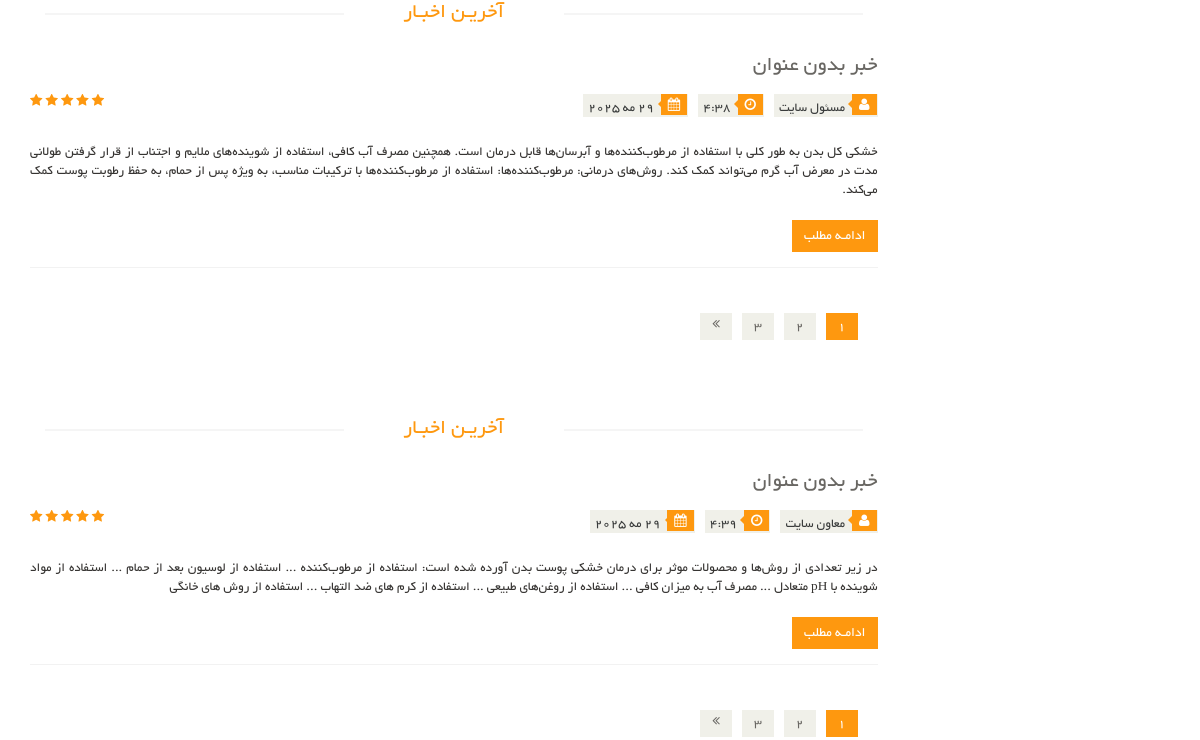
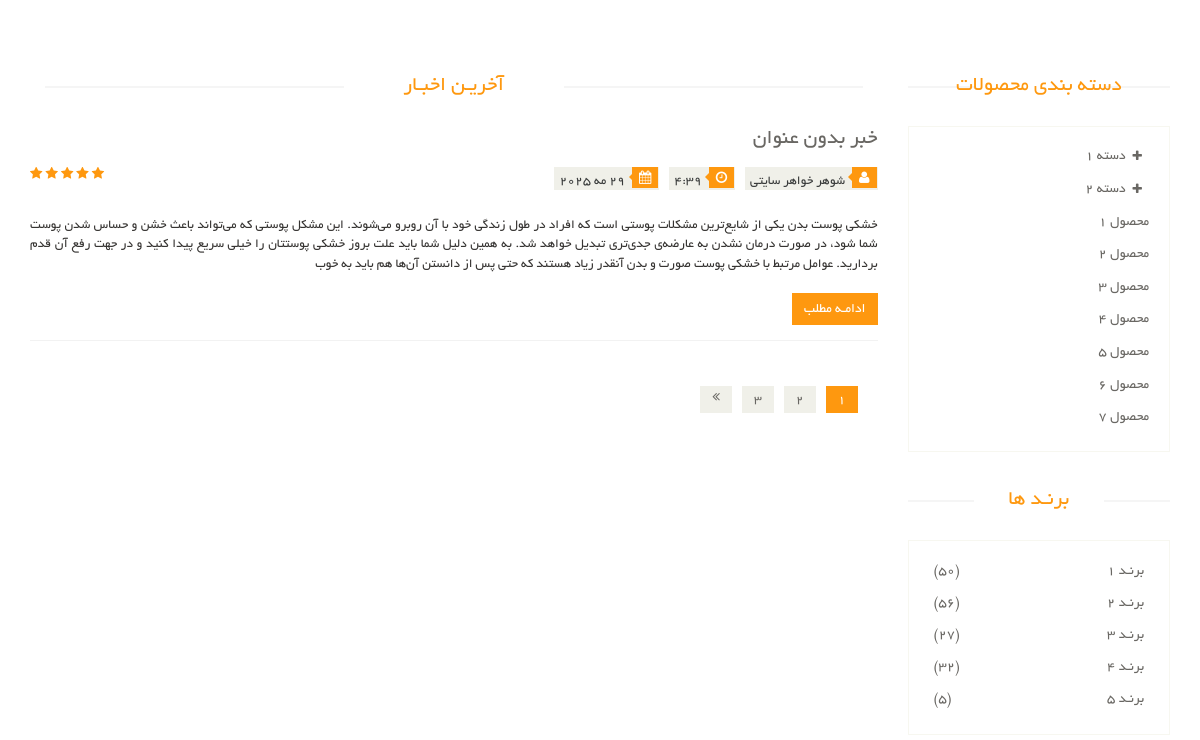
Before: /news/ (upper part) with the older database file (2 pictures, top to bottom).
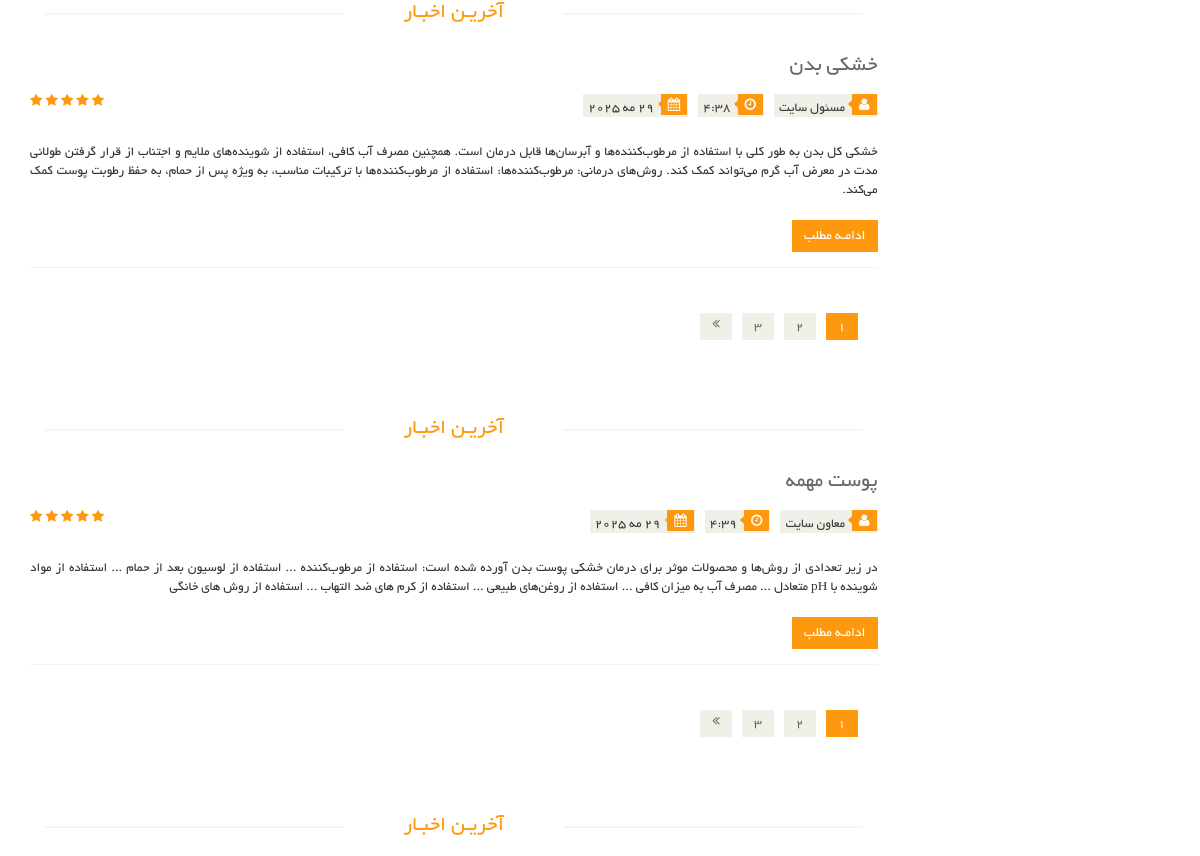
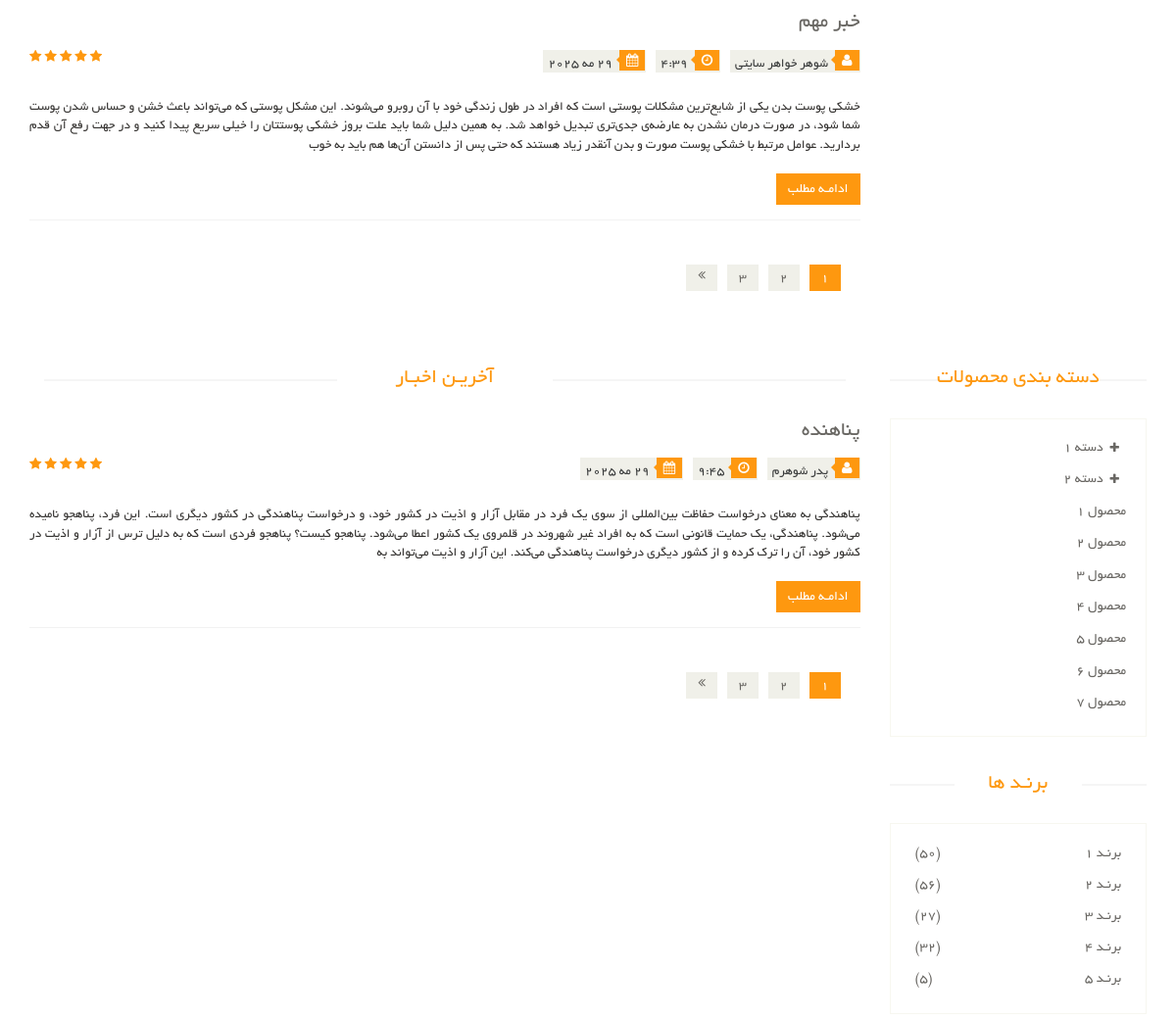
After: the same page with the newer database file (2 pictures, top to bottom).
### news_app/models.py (models this page shows, shortened)
class News(models.Model):
    news_name = models.CharField(max_length=200 , verbose_name= 'نام خبر' , default='خبر بدون عنوان')
    user = models.CharField(max_length=200, verbose_name='نام کاربر')
    date = models.DateField(auto_now_add=True, verbose_name='تاریح انتشار')
    time = models.TimeField(auto_now_add=True, verbose_name='ساعت انتشار')
    news = models.CharField(max_length=400, verbose_name='اخبار ما')
    images = models.ImageField(upload_to='products/', verbose_name='اضافه کردن عکس خبر', null=True, blank=True)
    class Meta:
        verbose_name = 'خبر'
        verbose_name_plural = 'اخبار'

### news_app/views.py (the view)
# urls.py: path('news/' , news , name='news'),
def news(request):
    news_site = News.objects.all()
    return render(request , 'nesw.html', {
        'news' : news_site
    })

### news_app/templates/nesw.html (shortened to what the changed rows need)
{% extends 'layout.html' %}
{% block content %}
    <div class="container">
        <div class="row">
            {% for new in news %}
                <div class="col-sm-9">
                    <div class="blog-post-area">
                        <h2 class="title text-center">آخریـن اخبـار</h2>
                        <div class="single-blog-post">
                            <h3>{{ new.news_name }}</h3>
                            <div class="post-meta">
                                <ul>
                                    <li><i class="fa fa-user"></i>{{ new.user }}</li>
                                    <li><i class="fa fa-clock-o"></i>{{ new.time }}</li>
                                    <li><i class="fa fa-calendar"></i>{{ new.date }}</li>
                                </ul>
                                <span>
										<i class="fa fa-star"></i>
										<i class="fa fa-star"></i>
										<i class="fa fa-star"></i>
										<i class="fa fa-star"></i>
										<i class="fa fa-star-half-o"></i>
								</span>
                            </div>
                            <p>{{ new.news }}</p>
                            <a class="btn btn-primary" href="">ادامـه مطلب</a>
                        </div>
                        <div class="pagination-area">
                            <ul class="pagination">
                                <li><a href="" class="active">1</a></li>
                                <li><a href="">2</a></li>
                                <li><a href="">3</a></li>
                                <li><a href=""><i class="fa fa-angle-double-right"></i></a></li>
                            </ul>
                        </div>
                    </div>
                </div>
            {% endfor %}
            <div class="col-sm-3">
                <div class="left-sidebar">
                    <h2>دسته بندی محصولات</h2>
                    <div class="brands_products">
                        <h2>برنـد ها</h2>
                    </div>
                </div>
            </div>
        </div>
    </div>
{% endblock %}

Changed rows visible on the page:
changed News "مسئول سایت": news_name "خبر بدون عنوان" → "خشکی بدن"
changed News "معاون سایت": news_name "خبر بدون عنوان" → "پوست مهمه"
changed News "شوهر خواهر سایتی": news_name "خبر بدون عنوان" → "خبر مهم"
added News: news_name "پناهنده", user "پدر شوهرم", time "9:45", date "29 مه 2025", news "پناهندگی به معنای درخواست حفاظت بین‌المللی از سوی یک فرد در مقابل آزار و اذیت در کشور خود، و درخواست پناهندگی در کشور دیگری است. این فرد، پناهجو نامیده می‌شود. پناهندگی، یک حمایت قانونی است که به افراد غیر شهروند در قلمروی یک کشور اعطا می‌شود. پناهجو کیست؟ پناهجو فردی است که به دلیل ترس از آزار و اذیت در کشور خود، آن را ترک کرده و از کشور دیگری درخواست پناهندگی می‌کند. این آزار و اذیت می‌تواند به"
